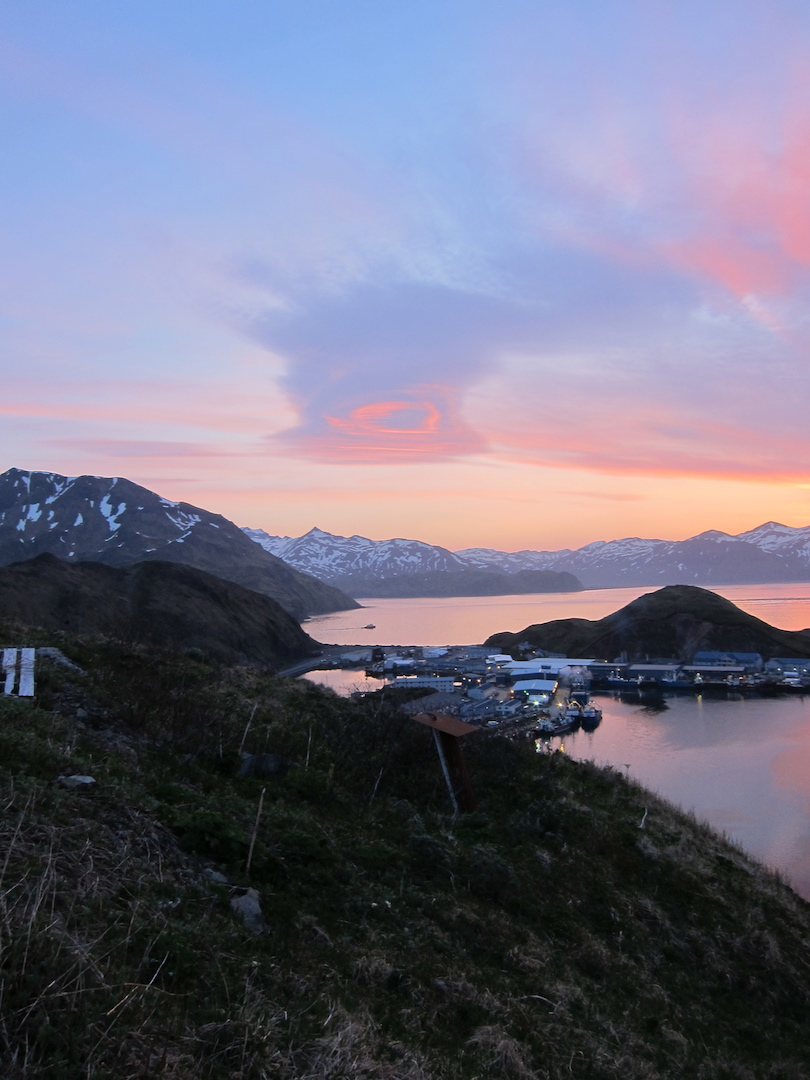
#> input picture THEORY/6b-ImageStitching/s1.jpg, 810 x 1080 px
$ jupyter execute image_stitching.ipynb
#> lines starting #> are read from the running program, lines starting #| are printed output that depends on the picture
[cell 1]
import cv2
import numpy as np
from google.colab.patches import cv2_imshow
from skimage import exposure
import matplotlib.pyplot as plt

[cell 2]
img1 = cv2.imread('s1.jpg')
#> img1 is the input picture: shape (1080, 810, 3); mean B, G, R 131.4, 111.9, 112.6
img2 = cv2.imread('s2.jpg')
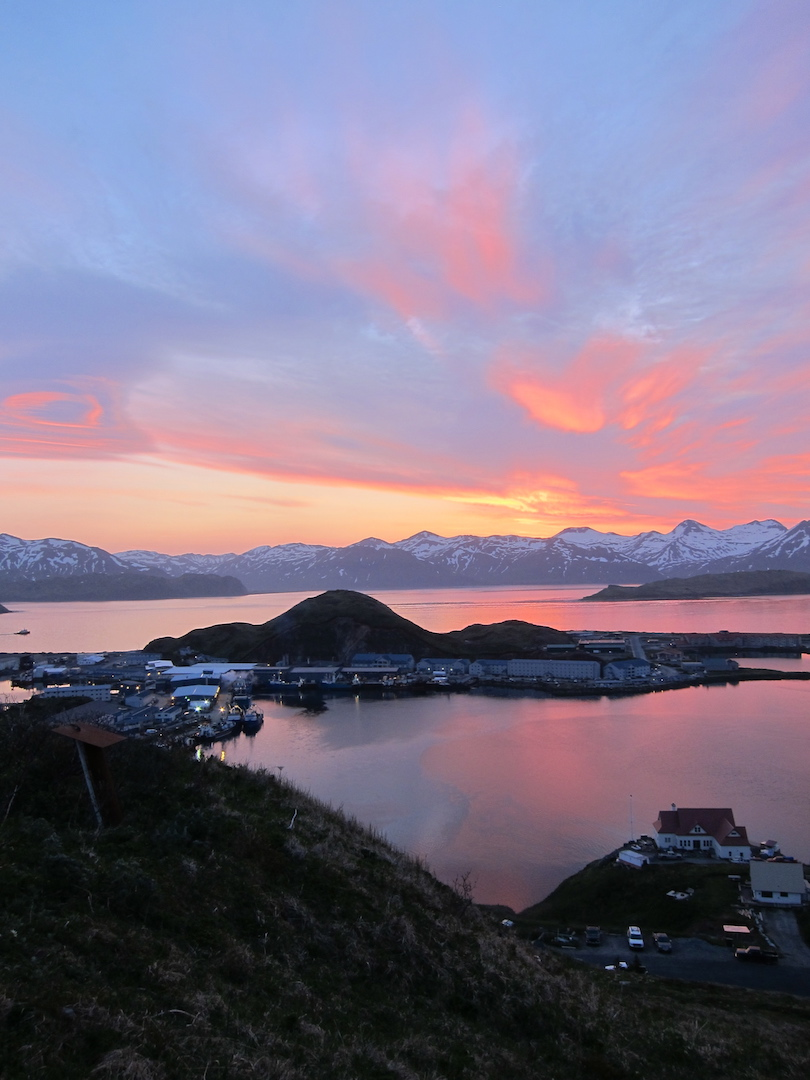
#> input picture THEORY/6b-ImageStitching/s2.jpg, 810 x 1080 px
#> img2 is the input picture: shape (1080, 810, 3); mean B, G, R 135, 113.9, 123
cv2_imshow(cv2.hconcat([img1, img2]))

[cell 3]
# Conversione in scala di grigi
gray1 = cv2.cvtColor(img1, cv2.COLOR_BGR2GRAY)
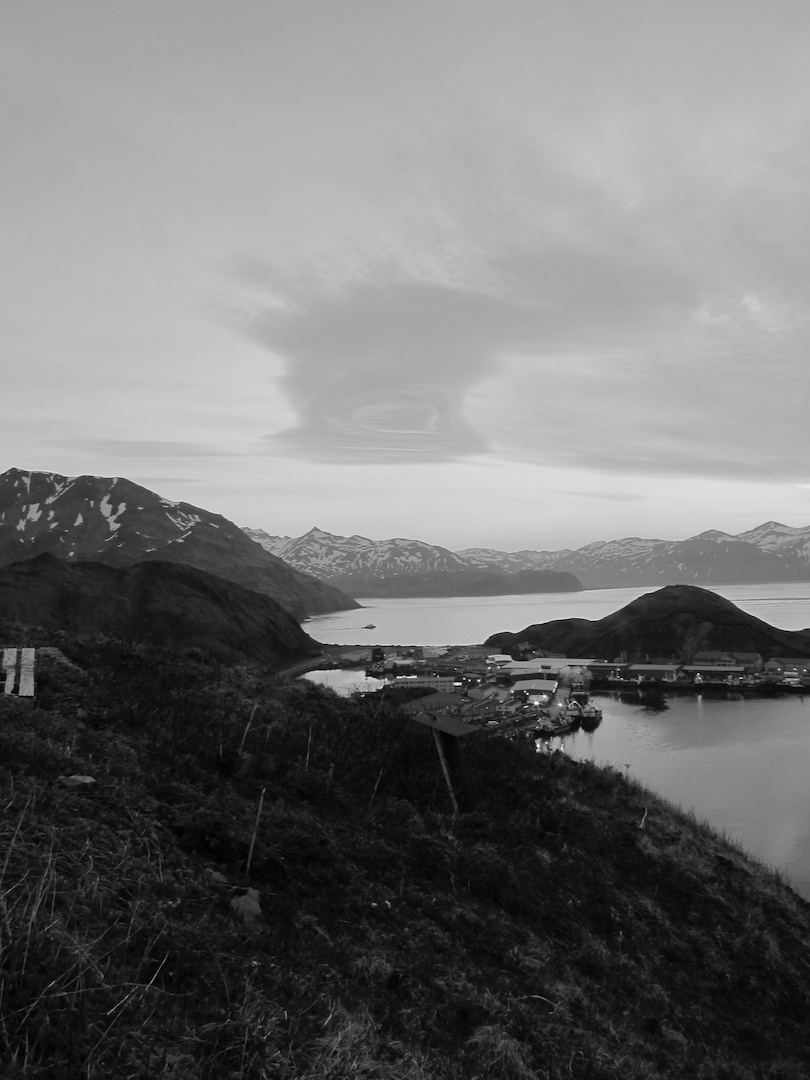
#> gray1: shape (1080, 810); min 0, max 254, mean 114.3
gray2 = cv2.cvtColor(img2, cv2.COLOR_BGR2GRAY)
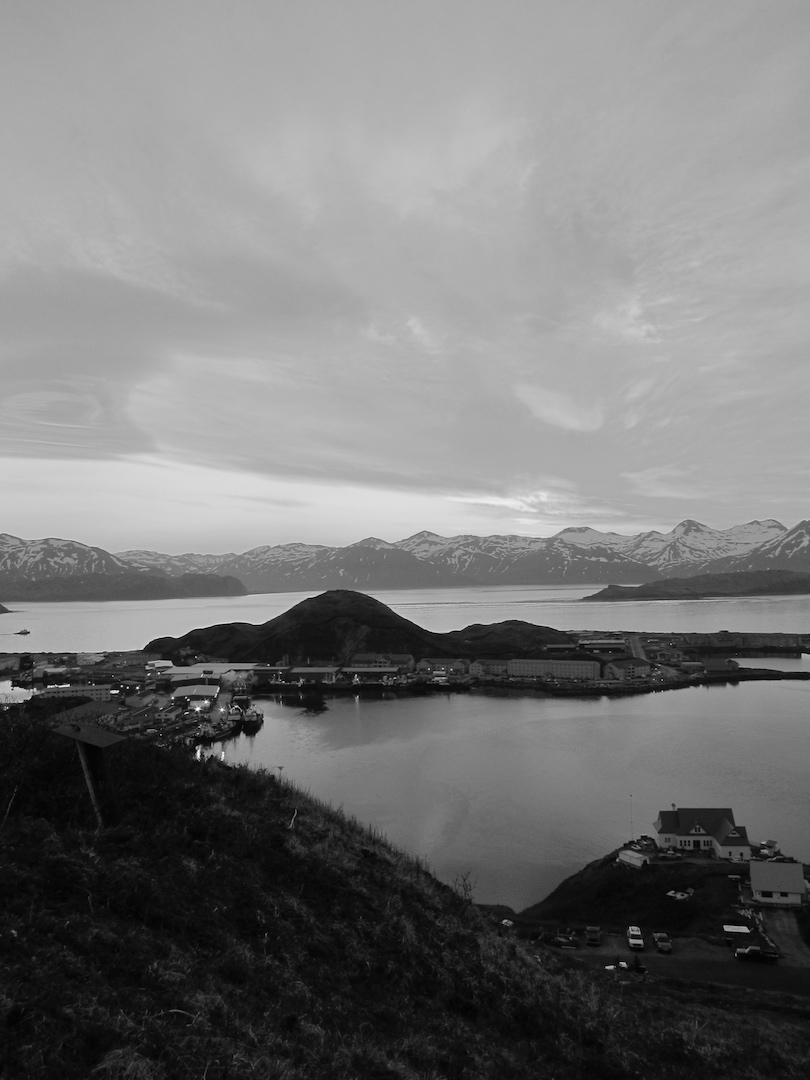
#> gray2: shape (1080, 810); min 0, max 253, mean 119

# Estrazione dei keypoints e dei descrittori con SIFT
sift = cv2.SIFT_create()
kp1, des1 = sift.detectAndCompute(gray1, None)
#> kp1 = 1357 keypoints; strongest (x, y, size): (460, 684, 2.1), (538, 745, 2.3), (415, 677, 1.9), (544, 696, 2.2)
kp2, des2 = sift.detectAndCompute(gray2, None)
#> kp2 = 1084 keypoints; strongest (x, y, size): (117, 691, 1.9), (68, 685, 2), (198, 709, 2.8), (198, 754, 3.1)

cv2_imshow(cv2.hconcat([cv2.drawKeypoints(gray1, kp1, None), cv2.drawKeypoints(gray2, kp2, None)]))
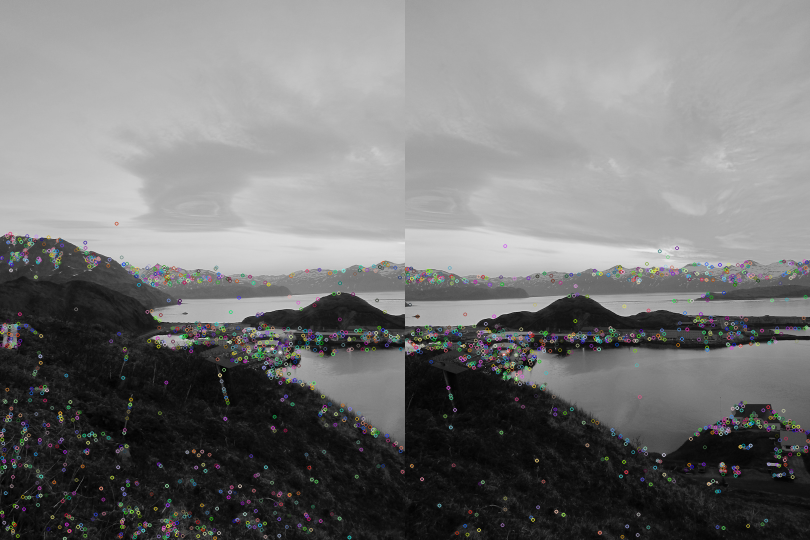
#> shown: shape (1080, 1620, 3) (shown at 1/2 size); mean B, G, R 118.1, 118.1, 118.1

[cell 4]
# Corrispondenza dei descrittori usando BFMatcher con L2 norm
bf = cv2.BFMatcher_create(cv2.NORM_L2, crossCheck=False)
matches = bf.knnMatch(des1, des2, k=2)
#> matches = 1357 matches

# Flann Matcher che sa uso di Kd-Tree per una ricerca più efficiente (non esaustiva)
#fm = cv2.FlannBasedMatcher_create()
#matches = fm.knnMatch(des1, des2, k=2)
print(matches[0])
#> (printed output is left out)

# Usa il criterio di Lowe per filtrare i match
good_matches = []
for m, n in matches:
    if m.distance < 0.7 * n.distance:
        good_matches.append(m)
#> after the loop, good_matches = 284 matches

# Disegna i match sulle immagini
img_matches = cv2.drawMatches(img1, kp1, img2, kp2, good_matches[:50], None, flags=cv2.DRAW_MATCHES_FLAGS_DRAW_RICH_KEYPOINTS)
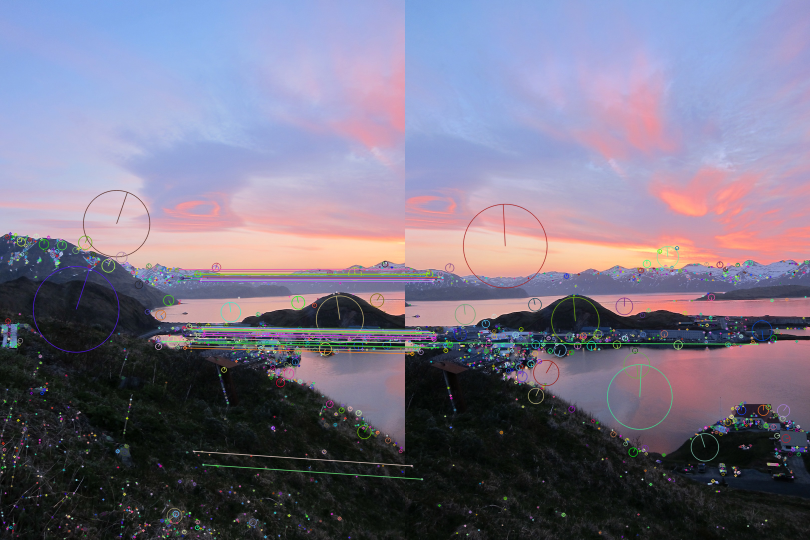
#> img_matches: shape (1080, 1620, 3) (shown at 1/2 size); mean B, G, R 134, 114.5, 119.3
cv2_imshow(img_matches)

[cell 5]
# Controllo sul numero di corrispondenze trovate
if len(good_matches) > 5:
    src_pts = np.float32([kp1[m.queryIdx].pt for m in good_matches]).reshape(-1, 1, 2)
#> src_pts = 284 rows, first 8: [324.2, 682.8], [358.4, 555.2], [358.4, 538.8], [358.4, 538.8], [360.3, 560.5], [364.1, 556.3], [364.1, 556.3], [366.8, 675.2]
    dst_pts = np.float32([kp2[m.trainIdx].pt for m in good_matches]).reshape(-1, 1, 2)
#> dst_pts = 284 rows, first 8: [705.1, 687.9], [6.34, 555.3], [6.78, 537.7], [6.78, 537.7], [8.49, 561.6], [13.12, 556.7], [13.12, 556.7], [13.04, 685.4]

    # Calcola la matrice di omografia utilizzando RANSAC
    H, mask = cv2.findHomography(src_pts, dst_pts, cv2.RANSAC, 1.0)
#> H = [[1.33, -0.0287, -454.2], [0.246, 1.24, -139.2], [0.000408, -4.65e-06, 1]]; mask = 284 values, max 1 at index 1, min 0 at index 0, mean 0.789

    # Calcola i bordi dell'immagine trasformata
    h1, w1 = img1.shape[:2]
#> h1 = 1080; w1 = 810
    h2, w2 = img2.shape[:2]
#> h2 = 1080; w2 = 810
    corners_img1 = np.float32([[0, 0], [0, h1], [w1, h1], [w1, 0]]).reshape(-1, 1, 2)
    corners_img1_transformed = cv2.perspectiveTransform(corners_img1, H)
#> corners_img1_transformed = [[-454.2, -139.2], [-487.6, 1202], [447.8, 1052.4], [469.3, 45]]
    corners = np.concatenate((corners_img1_transformed, np.float32([[0, 0], [0, h2], [w2, h2], [w2, 0]]).reshape(-1, 1, 2)), axis=0)
#> corners = [[-454.2, -139.2], [-487.6, 1202], [447.8, 1052.4], [469.3, 45], [0, 0], [0, 1080], [810, 1080], [810, 0]]
    #print(corners)

    # Trova i limiti del panorama
    [xmin, ymin] = np.int32(corners.min(axis=0).ravel() - 0.5)
#> xmin = -488; ymin = -139
    [xmax, ymax] = np.int32(corners.max(axis=0).ravel() + 0.5)
#> xmax = 810; ymax = 1202

    print([xmin, ymin], [xmax, ymax])
#| [-488, -139] [810, 1202]

    # Traslazione necessaria per evitare coordinate negative
    translation = [-xmin, -ymin]
#> translation = [488, 139]
    H_translation = np.array([[1, 0, translation[0]], [0, 1, translation[1]], [0, 0, 1]])
#> H_translation = [[1, 0, 488], [0, 1, 139], [0, 0, 1]]

    # Allinea img1 e img2 nello spazio della panoramica
    panorama = cv2.warpPerspective(img1, H_translation.dot(H), (xmax - xmin, ymax - ymin))
    panorama[translation[1]:h2 + translation[1], translation[0]:w2 + translation[0]] = img2
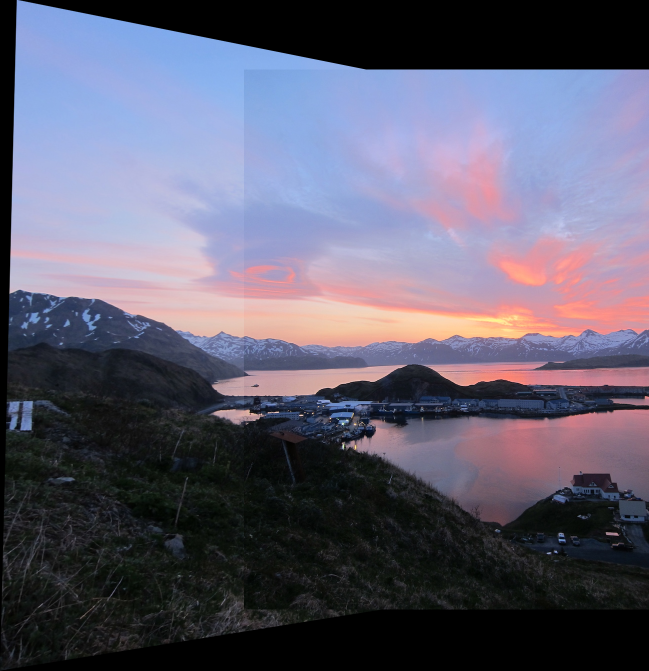
#> panorama: shape (1341, 1298, 3) (shown at 1/2 size); mean B, G, R 110.4, 92.6, 95
    cv2_imshow(panorama)

[cell 6]
# Uso dello stitcher di opencv
stitcher = cv2.Stitcher.create()
(status, stitched) = stitcher.stitch([img1, img2])
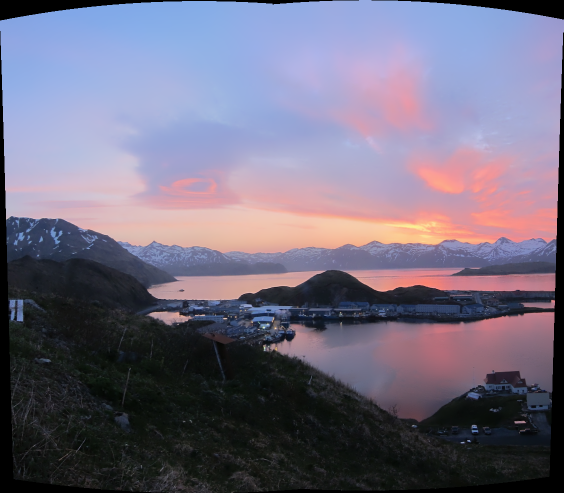
#> stitched: shape (986, 1127, 3) (shown at 1/2 size); mean B, G, R 127.5, 107.9, 113.5
#> status = 0
if status == 0:
    cv2_imshow(stitched)
else:
    print("Stitching unsuccessful")
